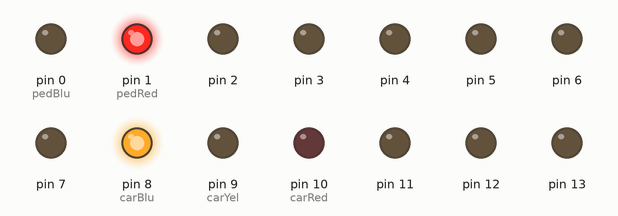
Simulated run of this sketch. Board: Arduino Uno, built with avr-gcc and run on an emulated ATmega328P. On the bench: output pins drawn as LEDs (lit = HIGH).

Above: at 0.1 s.
At 6.1 s:
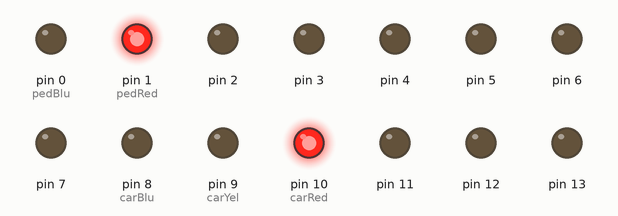
At 15.1 s:
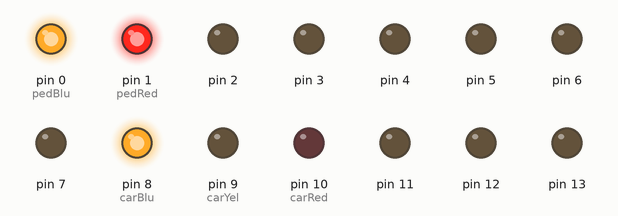
At 20.1 s:
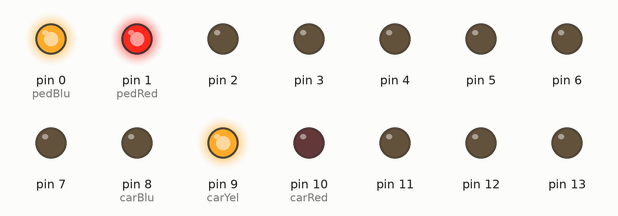
At 29.1 s:
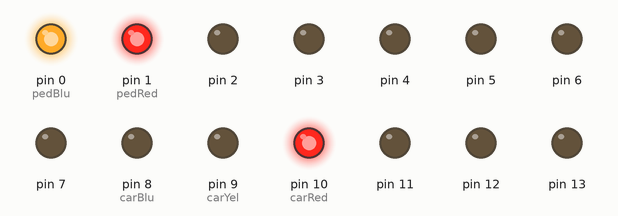
At 37.1 s:
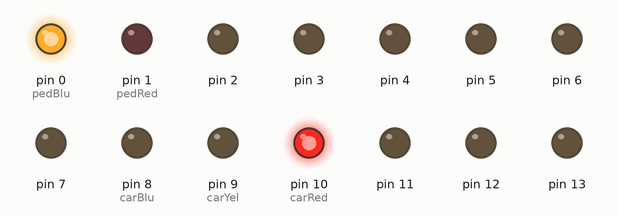
Timing chart, 0 to 38.6 s (numbered marks = the images above):
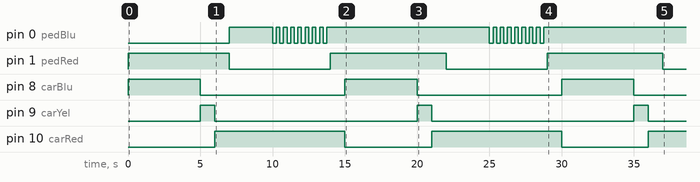

Measured:
- by itself, pin 1 (pedRed): alternates HIGH for 8.0 s and LOW for 7.0 s
- by itself, pin 8 (carBlu): alternates HIGH for 5.0 s and LOW for 10.0 s
- by itself, pin 9 (carYel): alternates HIGH for 1.0 s and LOW for 14.0 s
- by itself, pin 10 (carRed): alternates HIGH for 9.0 s and LOW for 6.0 s
- by itself, pin 0 (pedBlu): goes HIGH 3.0 s, 7 × (LOW 0.25 s, HIGH 0.25 s), LOW 0.25 s, HIGH 11.3 s, 7 × (LOW 0.25 s, HIGH 0.25 s), LOW 0.25 s, then HIGH

The sketch:

traffic_sign_simple.ino
```cpp
int pedRed = 1;
int pedBlu = 0;
int carRed = 10;
int carYel = 9;
int carBlu = 8;

void setup() {
  for(int i=0; i<=13; i++){
    pinMode(i,OUTPUT);
    digitalWrite(i,LOW);
  }
}

void loop() {
  digitalWrite(carRed,LOW);
  digitalWrite(carBlu,HIGH);
  digitalWrite(pedRed,HIGH);
  delay(5000);
  digitalWrite(carBlu,LOW);
  digitalWrite(carYel,HIGH);
  delay(1000);
  digitalWrite(carYel,LOW);
  digitalWrite(carRed,HIGH);
  delay(1000);
  digitalWrite(pedRed,LOW);
  digitalWrite(pedBlu,HIGH);
  delay(3000);
  for(int i=0; i<8; i++){
    digitalWrite(pedBlu,LOW);
    delay(250);
    digitalWrite(pedBlu,HIGH);
    delay(250);
  }
  digitalWrite(pedRed,HIGH);
  delay(1000);
}
```
